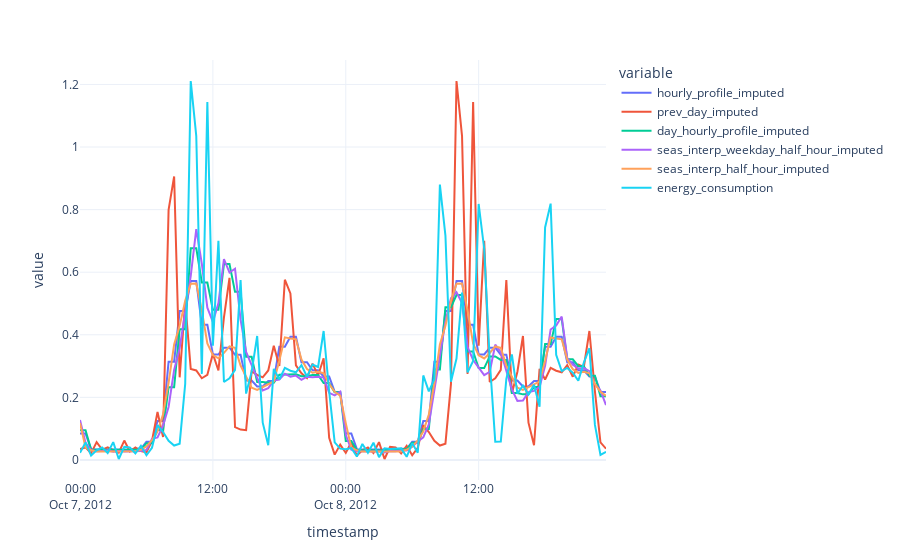

The notebook cell saved with this chart:
### Code cell
px.line(ts_df.loc[window, imputed_columns+[original_col]].reset_index(), x="timestamp", y=imputed_columns+[original_col])
